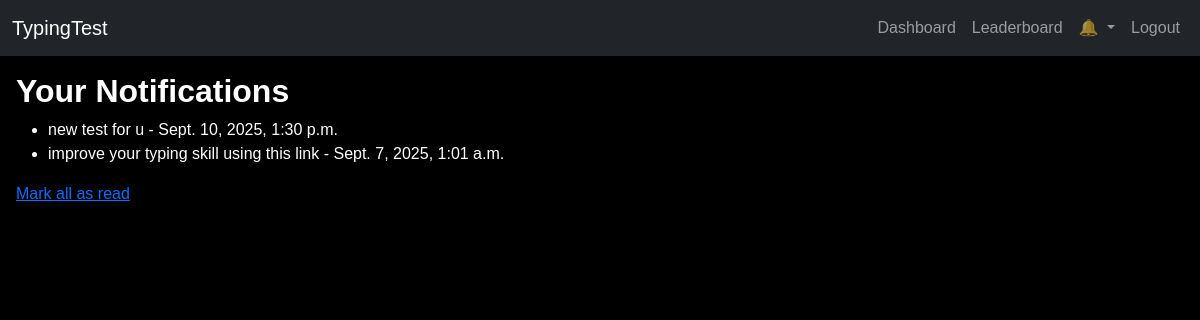
The app's page /notifications/ (signed in) with its own data.
### notifications/models.py (models this page shows, shortened)
class Notification(models.Model):
    user = models.ForeignKey(
        settings.AUTH_USER_MODEL,
        on_delete=models.CASCADE,
        related_name='notifications'
    )
    title = models.CharField(max_length=120, blank=True)
    message = models.TextField()
    link = models.URLField(blank=True)  # optional: where to go when clicked
    is_read = models.BooleanField(default=False)
    created_at = models.DateTimeField(auto_now_add=True)
    class Meta:
        ordering = ['-created_at']

### notifications/views.py (the view)
# urls.py: path('', views.notification_list, name='list'),
@login_required
def notification_list(request):
    notifications = Notification.objects.filter(user=request.user).order_by('-created_at')
    return render(request, 'notifications/notification_list.html', {
        'notifications': notifications
    })

### notifications/context_processors.py (called while the page is built)
def header_notifications(request):
    if not request.user.is_authenticated:
        return {}
    qs = request.user.notifications.all()[:5]
    unread = request.user.notifications.filter(is_read=False).count()
    return {
        'header_notifications': qs,
        'notifications_unread_count': unread,
    }

### notifications/templates/notifications/notification_list.html
{% extends "base.html" %}
{% block content %}
<h2>Your Notifications</h2>
<ul>
  {% for notif in notifications %}
    <li {% if not notif.is_read %}style="font-weight:bold"{% endif %}>
      {{ notif.message }} - {{ notif.created_at }}
    </li>
  {% empty %}
    <li>No notifications yet.</li>
  {% endfor %}
</ul>
<a href="{% url 'notifications:read_all' %}">Mark all as read</a>
{% endblock %}

### static/css/style.css (style rules this page uses)
body { margin: 0; padding: 0; background-color: #000; color: white; font-family: Arial, sans-serif; }
h1, h2, h3 { font-weight: bold; }

### static/css/responsive.css (style rules this page uses)
body { font-size: 16px; line-height: 1.5; overflow-x: hidden; }

### templates/base.html (style rules this page uses)
body { margin: 0; padding: 0; background-color: #000; color: white; }
@media (min-width: 769px) { body { font-size: 16px; } }

### records on screen
Notification: message "new test for u", created_at "Sept. 10, 2025, 1:30 p.m."
Notification: message "improve your typing skill using this link", created_at "Sept. 7, 2025, 1:01 a.m."
